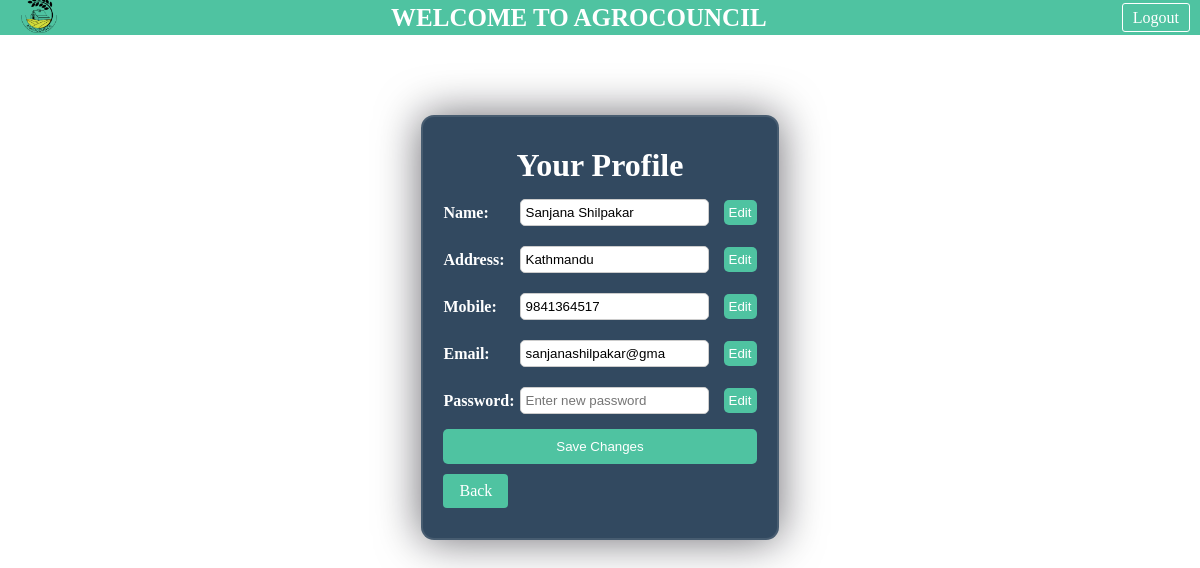
Screenshot of /profile.php (signed in) with the database file from the repository.
### tables this page shows
CREATE TABLE `counsellor` (
  `id` int(11) NOT NULL,
  `name` varchar(50) NOT NULL,
  `address` varchar(50) NOT NULL,
  `mobile` bigint(20) NOT NULL,
  `email` varchar(20) NOT NULL,
  `password` varchar(255) NOT NULL,
  `reset_otp_hash` varchar(64) DEFAULT NULL,
  `reset_otp_expires_at` datetime DEFAULT NULL
);

### profile.php (the view, shortened to what this page needs)
<?php
$conn=new mysqli("localhost","root", "", "agro_council");
    include 'layout/header.php';
$userSelects = $_SESSION['usertype'];
if ($userSelects == "farmer") {
    $sql = "SELECT * FROM farmer WHERE id = '" . $_SESSION['id'] . "'";
} elseif ($userSelects == "counsellor") {
    $sql = "SELECT * FROM counsellor WHERE id = '" . $_SESSION['id'] . "'";
}
$result = $conn->query($sql);
$row = null;
if ($result && $result->num_rows > 0) {
    $row = $result->fetch_assoc();
}
?>
<!DOCTYPE html>
<html>
<head>
    <link rel="stylesheet" type="text/css" href="css/profile.css">
    <link rel="stylesheet" href="css/sweetAlert.css">
</head>
<body>
<div class="container">
    <h1>Your Profile</h1>
        <form action="" method="POST" onsubmit="return validateForm();" enctype="multipart/form-data">
        <div class="form-group">
            <label for="name">Name:</label>
            <input type="text" id="name" name="name" value="<?php echo isset($row['name']) ? $row['name'] : ''; ?>" readonly>
            <button type="button" class="edit-button" onclick="enableEdit('name')">Edit</button>
        </div>
        <div class="form-group">
            <label for="address">Address:</label>
            <input type="text" id="address" name="address" value="<?php echo isset($row['address']) ? $row['address'] : ''; ?>" readonly>
            <button type="button" class="edit-button" onclick="enableEdit('address')">Edit</button>
        </div>
        <div class="form-group">
            <label for="contact">Mobile:</label>
            <input type="text" id="mobile" name="mobile" value="<?php echo isset($row['mobile']) ? $row['mobile'] : ''; ?>" readonly>
            <button type="button" class="edit-button" onclick="enableEdit('mobile')">Edit</button>
        </div>
        <div class="form-group">
            <label for="email">Email:</label>
            <input type="email" id="email" name="email" value="<?php echo isset($row['email']) ? $row['email'] : ''; ?>" readonly>
            <button type="button" class="edit-button" onclick="enableEdit('email')">Edit</button>
        </div>
        <div class="form-group">
            <label for="password">Password:</label>
            <input type="password" id="password" name="password" placeholder="Enter new password">
            <button type="button" class="edit-button" onclick="enableEdit('password')">Edit</button>
        </div>
        <div class="form-group">
            <input type="submit" value="Save Changes">
        </div>
    </form>
    <a href="<?php echo $_SESSION['usertype'] == 'farmer' ? 'home.php' : 'counsellor/view_predicament.php'; ?>" class="back-button">Back</a>
</div>
</body>
</html>

### css/style.css (style rules this page uses)
* { margin: 0px; padding: 0px; }
body { display: flex; flex-direction: column; min-height: 100%; }

### css/profile.css (style rules this page uses)
* { margin: 0; padding: 0; box-sizing: border-box; }
body { background-color: #fff; }
.container { max-width: 600px; margin: 5rem auto; padding: 20px; background: #324960; border: 2px solid rgba(255, 255, 255, .1); backdrop-filter: blur(10px); box-shadow: 0 0 44px rgba(8, 7, 16, .6); border-radius: 13px; color: #fff; }
h1 { text-align: center; color: #fff; padding: 10px; }
.form-group { margin-bottom: 10px; display: flex; align-items: center; }
label { display: block; font-weight: bold; flex-basis: 100px; }
input[type="text"], input[type="email"], input[type="password"] { flex-grow: 1; padding: 5px; border-radius: 5px; border: 1px solid #ccc; margin: 5px; }
.edit-button { margin-left: 10px; background-color: #4fc3a1; color: #fff; border: none; padding: 5px; border-radius: 5px; cursor: pointer; }
input[type="submit"] { width: 100%; align-items: center; padding: 10px; background-color: #4fc3a1; color: #fff; border: none; border-radius: 5px; cursor: pointer; }
.back-button { display: inline-block; background-color: #4fc3a1; color: #fff; padding: 8px 16px; text-decoration: none; border-radius: 4px; margin-bottom: 10px; }

### rows the page displays
counsellor: name "Sanjana Shilpakar", address "Kathmandu", mobile "9841364517", email "sanjanashilpakar@gma"
